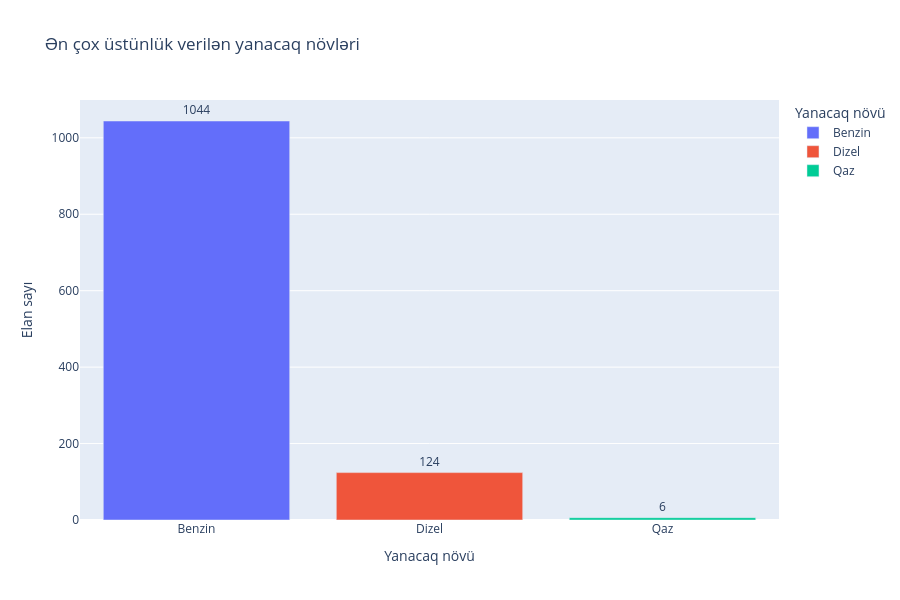

The notebook cell saved with this chart:
### Code cell
#Hansı yanacaq növü (benzin, dizel, hibrid və s.) daha çox üstünlük təşkil edir?
import plotly.express as px


fuel_counts = df['yanacaq novu'].value_counts().reset_index()
fuel_counts.columns = ['Yanacaq növü', 'Elan sayı']


fig = px.bar(
    fuel_counts,
    x='Yanacaq növü',
    y='Elan sayı',
    text='Elan sayı',
    title='Ən çox üstünlük verilən yanacaq növləri',
    color='Yanacaq növü'
)

fig.update_traces(textposition='outside')
fig.update_layout(
    width=900,   # üfüqi ölçü
    height=600   # şaquli ölçü
)
fig.show()

### Figure 1 — Plotly figure (JSON) as saved in the notebook; plotly's stock layout.template omitted (floating-point values rounded to 4 significant figures)
{"data": [{"alignmentgroup": "True", "hovertemplate": "Yanacaq növü=%{x}<br>Elan sayı=%{text}<extra></extra>", "legendgroup": "Benzin", "marker": {"color": "#636efa", "pattern": {"shape": ""}}, "name": "Benzin", "offsetgroup": "Benzin", "orientation": "v", "showlegend": true, "text": [1044], "textposition": "outside", "type": "bar", "x": ["Benzin"], "xaxis": "x", "y": [1044], "yaxis": "y"}, {"alignmentgroup": "True", "hovertemplate": "Yanacaq növü=%{x}<br>Elan sayı=%{text}<extra></extra>", "legendgroup": "Dizel", "marker": {"color": "#EF553B", "pattern": {"shape": ""}}, "name": "Dizel", "offsetgroup": "Dizel", "orientation": "v", "showlegend": true, "text": [124], "textposition": "outside", "type": "bar", "x": ["Dizel"], "xaxis": "x", "y": [124], "yaxis": "y"}, {"alignmentgroup": "True", "hovertemplate": "Yanacaq növü=%{x}<br>Elan sayı=%{text}<extra></extra>", "legendgroup": "Qaz", "marker": {"color": "#00cc96", "pattern": {"shape": ""}}, "name": "Qaz", "offsetgroup": "Qaz", "orientation": "v", "showlegend": true, "text": [6], "textposition": "outside", "type": "bar", "x": ["Qaz"], "xaxis": "x", "y": [6], "yaxis": "y"}], "layout": {"barmode": "relative", "height": 600, "legend": {"title": {"text": "Yanacaq növü"}, "tracegroupgap": 0}, "title": {"text": "Ən çox üstünlük verilən yanacaq növləri"}, "width": 900, "xaxis": {"anchor": "y", "categoryarray": ["Benzin", "Dizel", "Qaz"], "categoryorder": "array", "domain": [0, 1], "title": {"text": "Yanacaq növü"}}, "yaxis": {"anchor": "x", "domain": [0, 1], "title": {"text": "Elan sayı"}}}}
